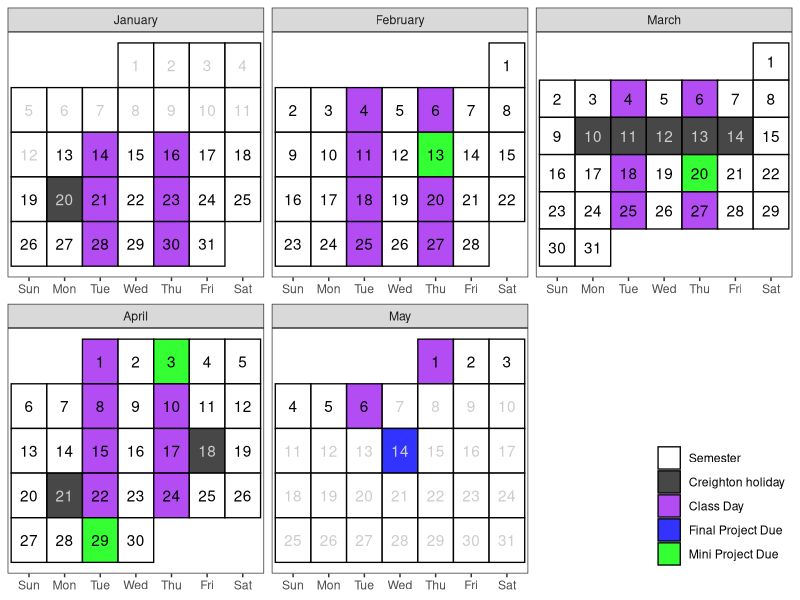

The R source for this figure:
## ---- chunk 1
# knitr::opts_chunk$set(cache=FALSE, dev='pdf')
knitr::opts_chunk$set(cache=F,
                      fig.path = 'figs/',
                      cache.path='cache/',
                      warning=F,
                      message=F)

knitr::opts_chunk$set(
                  fig.process = function(x) {
                      x2 = sub('-\\d+([.][a-z]+)$', '\\1', x)
                      if (file.rename(x, x2)) x2 else x
                      }
                  )

library(tidyverse)
library(lubridate)

# Create a calendar for your syllabus ----
# Source: http://svmiller.com/blog/2020/08/a-ggplot-calendar-for-your-semester/

# 1) what is the first Monday of the semester?
# Any number of ways to identify dates in R, but we'll use {lubridate} and the ymd() function here.
# Format: YYYYMMDD. In this example, 4 January 2022.

# What are the full dates of the semester? Here, I'll exclude exam week as I like to do.
# In this case: 6 January to 23 April
semester_dates <- seq(ymd(20250113), ymd(20250506), by=1)
# semester_dates <- seq(ymd(20240819), ymd(20241206), by=1)

# Weekday(s) of class
class_wdays <- c("Tue", "Thu")

not_here_dates <- c(
  # MLK Day
  ymd(20250120),
  # Spring Break
  seq(ymd(20250310), ymd(20250314), by = 1),
  # Easter
  ymd(20250418), ymd(20250421))


#exam_dates <- c(ymd(20231005))
#project_dates <- c(ymd(20221104), ymd(20221205), ymd(20221209))
finals_week <- ymd(20250514)
project_dates <- c(ymd(20250213), ymd(20250320), ymd(20250403), ymd(20250429))

# Custom function for treating the first day of the month as the first week 
# of the month up until the first Sunday 
# (unless Sunday was the start of the month)
wom <- function(date) {
    first <- wday(as.Date(paste(year(date), month(date), 1, sep = "-")))
    return((mday(date) + (first - 2)) %/% 7 + 1)
  }

# Create a data frame of dates, assign to Cal
Cal <- tibble(date = seq(ymd(20250101), ymd(20250531), by=1))  %>%
  mutate(mon = lubridate::month(date, label=T, abbr=F),
         wkdy = weekdays(date, abbreviate=T),
         wkdy = fct_relevel(wkdy, "Sun", "Mon", "Tue", "Wed", "Thu","Fri","Sat"), # make sure Sunday comes first
         semester = date %in% semester_dates, 
         #exams = date %in% exam_dates, # is it an exam?
         not_here = date %in% not_here_dates, # is it a day off?
         exam_wk = date %in% finals_week,
         proj = date %in% project_dates,
         day = lubridate::mday(date), 
         week = wom(date))

Cal <- Cal %>%
  mutate(category = case_when(
    #exams ~ "Exam",
    not_here ~ "Creighton holiday",
    proj ~ "Mini Project Due",
    semester & wkdy %in% class_wdays & !not_here & !exam_wk ~ "Class Day",
    semester ~ "Semester",
    exam_wk ~ "Final Project Due",
    TRUE ~ "NA"
  ))


class_cal <- Cal %>% 
  ggplot(.,aes(wkdy, week)) +
  theme_bw() +
  theme(panel.grid.major.x = element_blank(),
        legend.position = c(1, 0), legend.justification = c(1,0),
        legend.direction = "vertical", legend.title = element_blank(),
        axis.title.y = element_blank(), axis.title.x = element_blank(),
        axis.ticks.y = element_blank(), axis.text.y = element_blank()) +
  geom_tile(alpha=0.8, aes(fill=category), color="black", size=.45) +
  facet_wrap(~mon, scales = "free", ncol=3) +
  geom_text(aes(label = day, color = semester & (!not_here))) +
  # put your y-axis down, flip it, and reverse it
  scale_y_reverse(breaks=NULL) +
  # manually fill scale colors to something you like...
  scale_color_manual(values = c("FALSE" = "grey80", "TRUE" = "black"), guide = "none") + 
  scale_fill_manual(values=c("Class Day"="purple", 
                             "Semester"="white",
                             "Creighton holiday" = "grey10",
                             "NA" = "white", # I like these whited out...
                             #"Exam"="orange",
                             "Final Project Due" = "blue",
                             "Mini Project Due" = "green"),
                    #... but also suppress a label for a non-class semester day
                    breaks=c("Semester", "Creighton holiday", "Class Day", "Final Project Due", "Mini Project Due"))
# class_cal

# exam_days <- filter(Cal, category == "Exam") %>% 
#   mutate(topic = c("Midterm", "Final"),
#          time = c("In Class", "1-3 pm"))


proj_days <- filter(Cal, category == "Mini Project Due") %>%
  mutate(thursday = c("P")) %>%
  mutate(Date = format(date, "%b %e"),
         sem_week = isoweek(date)) %>%
  mutate(tues = "Project Due")

class_days <- filter(Cal, category == "Class Day" | category == "Mini Project Due" | category == "Final Project Due") %>%
  mutate(sem_week = isoweek(date)) %>%
  group_by(sem_week) %>%
  summarize(Date = paste(format(date, "%b %e"), sep = ",", collapse = ", ")) %>%
  mutate(tues = c(
    "Syllabus",
    "Basic R and Quarto", 
    "Data Visualization",
    "Data Wrangling",
    "Data Communication and Ethics",
    "Loops and Function Writing",
    "Statistical Modeling",
    "Statistical Modeling",
    "Random Forests",
    "KNN",
    "Text Data",
    "PCA",
    "Lab 8",
    "Web Scraping",
    "Present MP 4",
    "Present MP 4",
    "Present MP 4"
    )) %>% 
  mutate(thursday = c(
    "Introduction to R",
    "Lab 1",
    "Lab 2",
    "Lab 3",
    "Present MP 1",
    "Lab 4",
    "Statistical Modeling",
    "Lab 5",
    "Lab 6",
    "Lab 7",
    "Peer Review MP 3",
    "Clustering",
    "Spatial Data",
    "Lab 9",
    "Present MP 4",
    "",
    "(8am, if needed)"
    )) %>% 
  mutate(Project = c(
    "",
    "",
    "MP 1 Relesase",
    "",
    "MP 1 Due",
    "MP 2 Release",
    "",
    "",
    "MP 2 due, MP 3 release",
    "",
    "",
    "MP3 Reflection due, MP4 release",
    "",
    "MP4 due, Final Project Relsease",
    "",
    "",
    "Final Project Due"
  )) %>%
  #bind_rows(finals_week) %>%
  arrange(sem_week) %>%
  select(Date, Tuesday = tues, Thursday = thursday, Project = Project)

## ---- chunk 2
#| echo: false
#| eval: true
#| warning: false
#| fig-width: 8
#| fig-height: 4.5
class_cal
## ---- chunk 3
#| echo: false
#| eval: true
#| fig-pos: 'h'
class_days %>% 
kableExtra::kable(caption = "Tentative schedule of class topics and important due dates", format = "simple")
